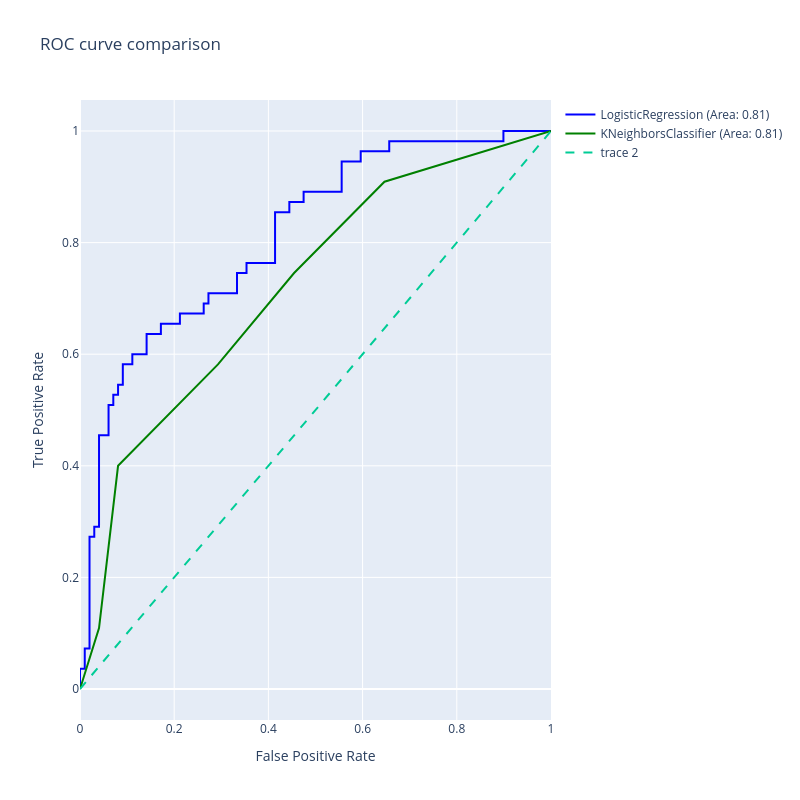

The notebook cell this image was saved under:
### Code cell
# Creating x-y plane and plotting thresholds for model 2
trace2 = go.Scatter(
    x = fpr1, 
    y = tpr1,
    mode = 'lines',
    name = f'KNeighborsClassifier (Area: {auc2:.2f})',
    line = dict(color = 'green')

)

# Diagonal Line
trace4 = go.Scatter(
    x = [0,1],
    y = [0,1],
    mode = 'lines',
    line = dict(dash = 'dash'),
    name = None
)

data = [trace0 , trace2 , trace4]

# Setting Layout

layout = go.Layout(
    title = 'ROC curve comparison',
    xaxis = dict(title = 'False Positive Rate'),
    yaxis = dict(title = 'True Positive Rate'),
    autosize= False,
    width = 800,
    height= 800,
    showlegend= True
)

fig = go.Figure(data = data, layout= layout)
fig.show()

### Figure 1 — Plotly figure (JSON) as saved in the notebook; plotly's stock layout.template omitted (floating-point values rounded to 4 significant figures)
{"data": [{"line": {"color": "blue"}, "mode": "lines", "name": "LogisticRegression (Area: 0.81) ", "type": "scatter", "x": [0.0, 0.0, 0.0, 0.0101, 0.0101, 0.0202, 0.0202, 0.0303, 0.0303, 0.0404, 0.0404, 0.06061, 0.06061, 0.07071, 0.07071, 0.08081, 0.08081, 0.09091, 0.09091, 0.1111, 0.1111, 0.1414, 0.1414, 0.1717, 0.1717, 0.2121, 0.2121, 0.2626, 0.2626, 0.2727, 0.2727, 0.3333, 0.3333, 0.3535, 0.3535, 0.4141, 0.4141, 0.4444, 0.4444, 0.4747, 0.4747, 0.5556, 0.5556, 0.596, 0.596, 0.6566, 0.6566, 0.899, 0.899, 1.0], "y": [0.0, 0.01818, 0.03636, 0.03636, 0.07273, 0.07273, 0.2727, 0.2727, 0.2909, 0.2909, 0.4545, 0.4545, 0.5091, 0.5091, 0.5273, 0.5273, 0.5455, 0.5455, 0.5818, 0.5818, 0.6, 0.6, 0.6364, 0.6364, 0.6545, 0.6545, 0.6727, 0.6727, 0.6909, 0.6909, 0.7091, 0.7091, 0.7455, 0.7455, 0.7636, 0.7636, 0.8545, 0.8545, 0.8727, 0.8727, 0.8909, 0.8909, 0.9455, 0.9455, 0.9636, 0.9636, 0.9818, 0.9818, 1.0, 1.0]}, {"line": {"color": "green"}, "mode": "lines", "name": "KNeighborsClassifier (Area: 0.81)", "type": "scatter", "x": [0.0, 0.0404, 0.08081, 0.2929, 0.4545, 0.6465, 1.0], "y": [0.0, 0.1091, 0.4, 0.5818, 0.7455, 0.9091, 1.0]}, {"line": {"dash": "dash"}, "mode": "lines", "type": "scatter", "x": [0, 1], "y": [0, 1]}], "layout": {"autosize": false, "height": 800, "showlegend": true, "title": {"text": "ROC curve comparison"}, "width": 800, "xaxis": {"title": {"text": "False Positive Rate"}}, "yaxis": {"title": {"text": "True Positive Rate"}}}}
